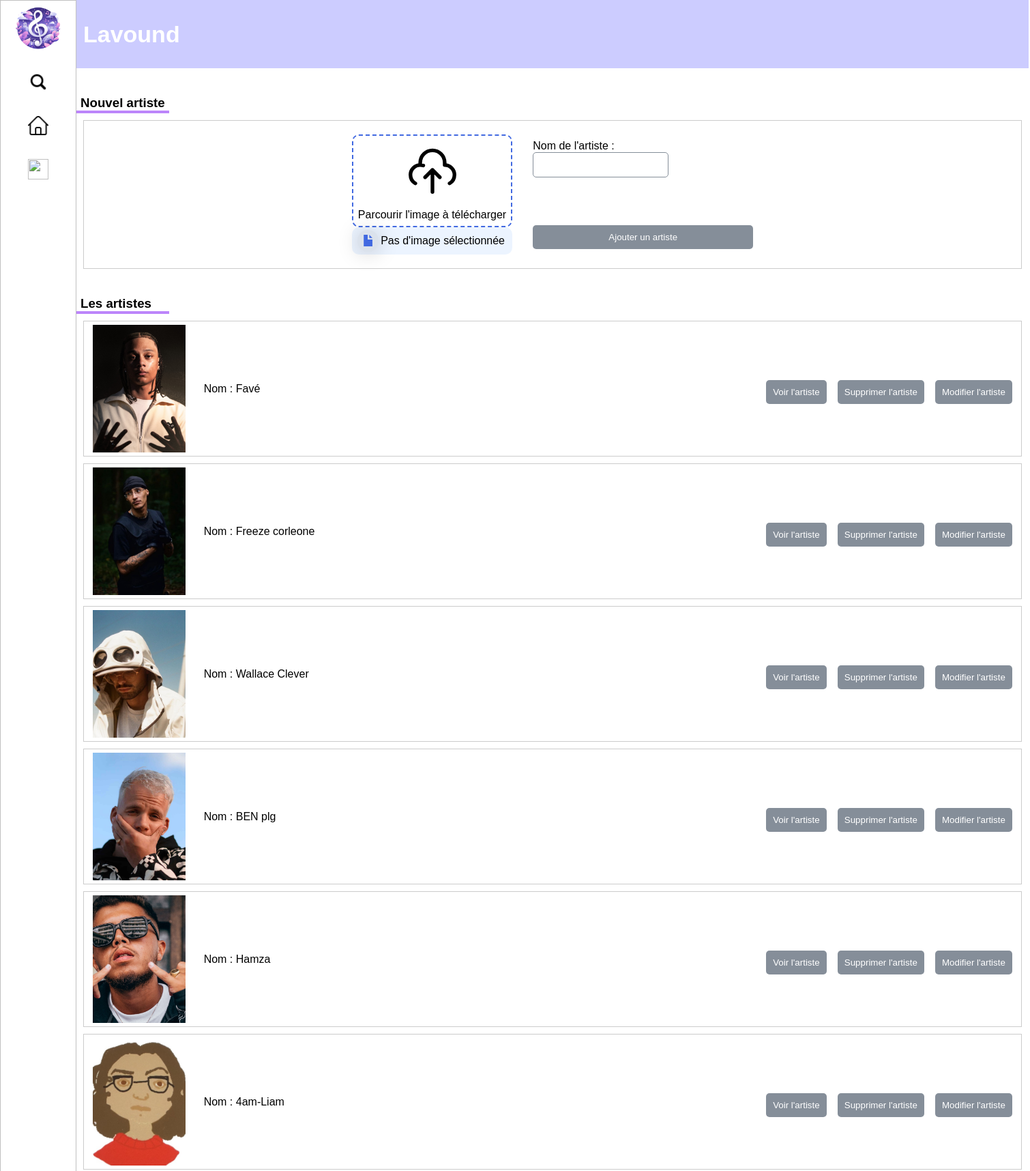
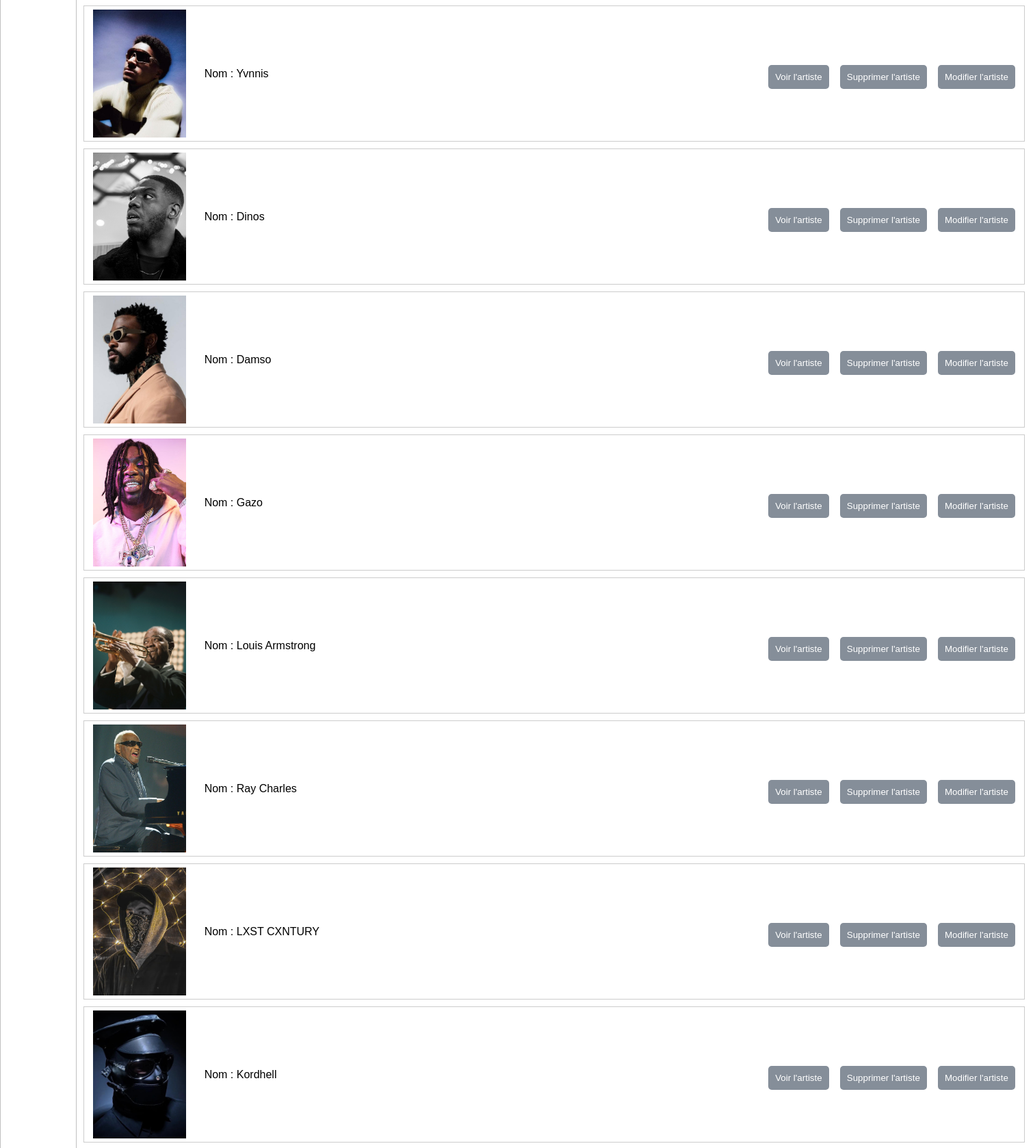
The page /?action=admin_artiste (signed in, upper part) on the database its author committed (2 pictures, top to bottom).
### tables this page shows
CREATE TABLE ARTISTE (
        id_artiste INT PRIMARY KEY,
        nom_artiste VARCHAR(255) NOT NULL,
        id_image INT,
        FOREIGN KEY (id_image) REFERENCES IMAGE(id_image)
    );

### Classes/Modele/modele_bd/ArtistePDO.php (called while the page is built, shortened)
<?php
class ArtistePDO
{
    private $pdo;
    public function __construct(PDO $pdo)
    {
        $this->pdo = $pdo;
    }
    public function getArtistes(): array
    {
        $requete_artistes = <<<EOF
        select id_artiste, nom_artiste, id_image from ARTISTE;
        EOF;
        $les_artistes = array();
        try{
            $stmt = $this->pdo->prepare($requete_artistes);
            $stmt->execute();
            $resultat = $stmt->fetchAll(PDO::FETCH_ASSOC);
            foreach ($resultat as $artiste) {
                array_push($les_artistes, new Artiste($artiste['id_artiste'], $artiste['nom_artiste'], $artiste['id_image']));
            }
            return $les_artistes;
        }
        catch (PDOException $e){
            var_dump($e->getMessage());
            return $les_artistes;
        }
    }
}

### Classes/View/Template.php (called while the page is built, shortened)
<?php
final class Template
{
    private string $path;
    private string $layout;
    public function __construct(string $path)
    {
        $this->path = $path;
    }
    public function getPath(): string
    {
        return $this->path;
    }
    public function getLayout(): string
    {
        return $this->layout;
    }
    public function setLayout(string $layout): self
    {
        $this->layout = $layout;
        return $this;
    }
    public function compile(): string
    {
        require sprintf(
            '%s/%s.php',
            $this->getPath(),
            $this->getLayout()
        );
        return ob_get_clean();
    }
}

### Classes/Modele/modele_php/Artiste.php (called while the page is built, shortened)
<?php
class Artiste
{
    private $id_artiste;
    private $nom_artiste;
    private $id_image;
    public function __construct(int $id_artiste, string $nom_artiste, int $id_image)
    {
        $this->id_artiste = $id_artiste;
        $this->nom_artiste = $nom_artiste;
        $this->id_image = $id_image;
    }
    public function getIdArtiste(): int
    {
        return $this->id_artiste;
    }
    public function getNomArtiste(): string
    {
        return $this->nom_artiste;
    }
    public function getIdImage(): int
    {
        return $this->id_image;
    }
}

### Classes/Modele/modele_bd/ImagePDO.php (called while the page is built, shortened)
<?php
class ImagePDO
{
    private $pdo;
    public function __construct(PDO $pdo)
    {
        $this->pdo = $pdo;
    }
    public function getImageByIdImage(int $id_image): ?Image
    {
        $requete_image = <<<EOF
        select id_image, image from IMAGE where id_image = :id_image;
        EOF;
        try{
            $stmt = $this->pdo->prepare($requete_image);
            $stmt->bindParam("id_image", $id_image, PDO::PARAM_INT);
            $stmt->execute();
            $resultat = $stmt->fetch(PDO::FETCH_ASSOC);
            if ($resultat) {
                return new Image($resultat['id_image'], $resultat['image']);
            } else {
                return null;
            }
        }
        catch (PDOException $e){
            var_dump($e->getMessage());
            return null;
        }
    }
}

### Classes/Modele/modele_php/Image.php (called while the page is built, shortened)
<?php
class Image
{
    private string $image;
    public function __construct(int $id_image, string $image)
    {
        $this->image = $image;
    }
    public function getImage(): string
    {
        return $this->image;
    }
}

### templates/admin_artiste.php (the view, shortened to what this page needs)
<?php
$pdo = new PDO('sqlite:Data/sae_php.db');
$pdo->setAttribute(PDO::ATTR_ERRMODE, PDO::ERRMODE_EXCEPTION);
$artistePDO = new ArtistePDO($pdo);
$imagePDO = new ImagePDO($pdo);
$les_artistes = $artistePDO->getArtistes();
?>
<!DOCTYPE html>
<html lang="fr">
<head>
    <link rel="stylesheet" href="../static/style/genre.css">
    <link rel="stylesheet" href="../static/style/admin.css">
</head>
<body ng-app="app">
	<section class='global-wrapper' ng-controller="ctrl">
        <aside>
                <img src="../static/images/logo.png" alt="" width="80px" height="80px">
                <ul>
                    <li>
            <a href="#" onclick="toggleSearchBar()">
                <div class="nav-item">
                    <img src="../static/images/loupe.png" alt="">
                </div>
            </a>
        </li>
                    <li>
                <a href="/?action=accueil">
                    <div class="nav-item">
                            <img src="../static/images/home.png" alt="">
                    </div>
                </a>
            </li>
            <li>
                <a href="/?action=playlists_utilisateur">
                    <div class="nav-item">
                        <img src="../static/images/add-to-playlist.png" alt="">
                    </div>
                </a>
                    </li>
                </ul>
            </aside>
            <main id="main">
            <header>
                <h2>Lavound</h2>
            </header>
            <div class="center-part">
                <h3 class="T-part">Nouvel artiste</h3>
                <div class="album-container">
                    <form action="?action=ajouter_artiste" method="post" enctype="multipart/form-data">
                        <div class="form-ajout">
                            <div class="container">
                                <div class="header">
                                    <p>Parcourir l'image à télécharger</p>
                                </div>
                                <label for="file" class="footer">
                                    <p id="upload-text">Pas d'image sélectionnée</p>
                                </label>
                            </div>
                            <div class="infos-new-album">
                                <div class="flex-container">
                                    <div class="flex-item">
                                        <div class="input-simple">
                                            <label for="nom_artiste">Nom de l'artiste :</label>
                                            <input class="input-infos" type="text" id="nom_artiste" name="nom_artiste" required>
                                        </div>
                                    </div>
                                </div>
                                <button class="view-album-button" type="submit">Ajouter un artiste</button>
                            </div>
                        </div>
                    </form>
                </div>
                <h3 class="T-part">Les artistes</h3>
                <?php foreach ($les_artistes as $artiste):
                    $image_artiste = $imagePDO->getImageByIdImage($artiste->getIdImage());
                    $image_path = $image_artiste->getImage() ? "../images/" . $image_artiste->getImage() : '../images/default.jpg';
                    ?>
                    <div class="album-container">
                        <img class="album-image" src="<?php echo $image_path ?>" alt="Image de l'artiste <?php echo $artiste->getNomArtiste(); ?>"/>
                        <div id="container_infos_album">
                            <div>
                                <p>Nom : <?php echo $artiste->getNomArtiste(); ?></p>
                            </div>
                        </div>
                        <a href="/?action=artiste&id_artiste=<?php echo $artiste->getIdArtiste(); ?>">
                            <button class="view-album-button">Voir l'artiste</button>
                        </a>
                        <a href="#" onclick="return confirmSuppressionArtiste(<?php echo $artiste->getIdArtiste() ?>)">
                            <button class="view-album-button">Supprimer l'artiste</button>
                        </a>
                        <button class="view-album-button" onclick="showEditForm(<?php echo $artiste->getIdArtiste(); ?>)">Modifier l'artiste</button>
                    </div>
                <?php endforeach; ?>
                </div>
        </main>
	</section>
</body>
</html>

### static/style/genre.css (style rules this page uses)
* { margin: 0; box-sizing: border-box; font-family: 'Montserrat', sans-serif; }
:root { --gray: #858E99; --lavender: #CCCCFF; }
html, body { height: 100%; margin: 0; padding: 0; font-family: 'Roboto', sans-serif; }
.global-wrapper { position: relative; height: 100%; width: 100%; }
.global-wrapper aside { position: relative; width: 112px; float: left; text-align: center; height: 100%; transition: all 0.3s ease-in-out; border: 1px solid silver; }
.global-wrapper aside ul { list-style: none; padding-left: 0; }
.global-wrapper aside ul li { padding: 20px 0 10px 0; cursor: pointer; }
.global-wrapper aside ul li .nav-item { display: inline-block; width: 30px; overflow: hidden; height: 30px; transition: width 0.3s ease-in-out; white-space: nowrap; color: var(--gray); }
.global-wrapper aside ul li .nav-item img { float: left; position: relative; top: 0px; color: var(--gray); width: 30px; height: 30px; }
.global-wrapper main { float: left; width: calc(100% - 114px); height: 100%; overflow: scroll; transition: all 0.3s ease-in-out; }
.global-wrapper main header { position: relative; background: var(--lavender); width: 100%; height: 100px; }
.global-wrapper main header h2 { color: white; font-size: 34px; margin-left: 10px; }
header { display: flex; justify-content: space-between; align-items: center; }
.T-part { width: 9vw; margin-top: 40px; border-bottom: solid #bc85fa 4px; padding-left: 6px; }

### static/style/admin.css (style rules this page uses)
:root { --gray: #858E99; --lavender: #CCCCFF; }
.album-container { border: 1px solid #ccc; margin: 10px; padding: 5px; background-color: #ffffff; text-align: center; display: flex; align-items: center; }
.album-container > * { margin-inline: auto; }
.album-image { width: 10%; height: 187px; object-fit: cover; }
.view-album-button { margin-top: 10px; background-color: var(--gray); color: white; padding: 10px; border: none; border-radius: 5px; cursor: pointer; }
#container_infos_album { width: 60%; margin: 0 auto; display: flex; align-items: center; justify-content: space-around; }
#container_infos_album > div { flex: 1; padding: 10px; text-align: left; }
#container_infos_album p { margin: 0; }
.form-ajout { display: flex; align-items: center; }
.form-ajout > * { margin-inline: auto; padding: 15px; }
.infos-new-album { display: flex; flex-direction: column; gap: 30px; }
.input-infos { border: 1px solid var(--gray); padding: 10px; border-radius: 5px; }
.flex-container { display: flex; justify-content: space-between; flex-wrap: wrap; }
.flex-item { flex-basis: 30%; margin-bottom: 20px; }
.input-simple { margin-bottom: 10px; text-align: left; }
.header { flex: 1; width: 100%; border: 2px dashed royalblue; border-radius: 10px; display: flex; align-items: center; justify-content: center; flex-direction: column; }
.header svg { height: 100px; padding: 7px; }
.header p { text-align: center; color: black; padding: 7px; }
.footer { background-color: rgba(0, 110, 255, 0.075); width: 100%; height: 40px; padding: 8px; border-radius: 10px; display: flex; align-items: center; justify-content: flex-end; color: black; border: none; cursor: pointer; }
.footer svg { height: 130%; fill: royalblue; background-color: rgba(70, 66, 66, 0.103); border-radius: 50%; padding: 2px; cursor: pointer; box-shadow: 0 2px 30px rgba(0, 0, 0, 0.205); }
.footer p { flex: 1; text-align: center; }

### rows shown on the page
artiste: shows a picture, nom_artiste "Favé"
artiste: shows a picture, nom_artiste "Freeze corleone"
artiste: shows a picture, nom_artiste "Wallace Clever"
artiste: shows a picture, nom_artiste "BEN plg"
artiste: shows a picture, nom_artiste "Hamza"
artiste: shows a picture, nom_artiste "4am-Liam"
artiste: shows a picture, nom_artiste "Yvnnis"
artiste: shows a picture, nom_artiste "Dinos"
artiste: shows a picture, nom_artiste "Damso"
artiste: shows a picture, nom_artiste "Gazo"
artiste: shows a picture, nom_artiste "Louis Armstrong"
artiste: shows a picture, nom_artiste "Ray Charles"
artiste: shows a picture, nom_artiste "LXST CXNTURY"
artiste: shows a picture, nom_artiste "Kordhell"
